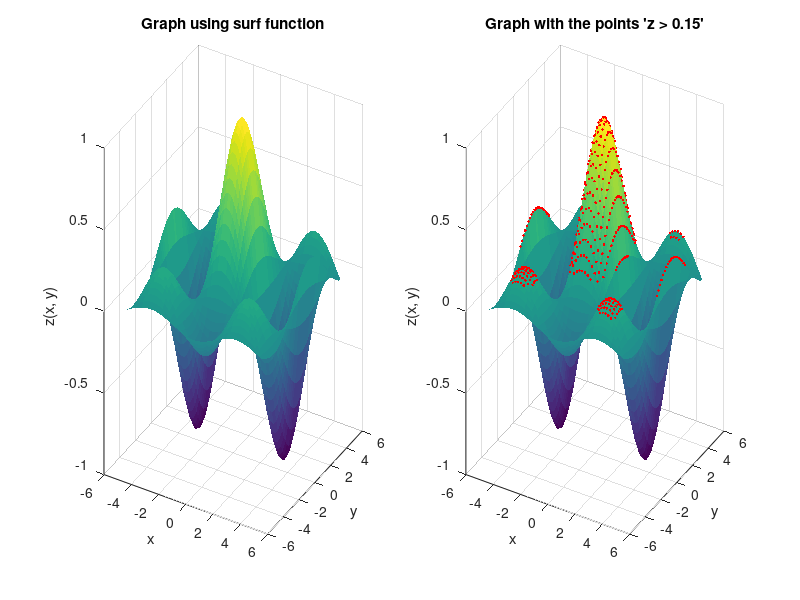

Source code (MATLAB):
fprintf("[ Prob 2 ]\n");


% 문제 1 코드
clear; clc; close all;

% x, y 범위 설정
x = -5:0.2:5; 
y = -5:0.2:5;

% NaN 값 피하기 (y = 1일 때)
y(y == 1) = 1 + eps;

% Meshgrid 생성
[X, Y] = meshgrid(x, y);

% 함수 정의
Z = (cos(X) .* sin(Y - 1)) ./ (Y - 1);

% subplot(1, 2, 1): surf 그래프 그리기
subplot(1, 2, 1);
surf(X, Y, Z, 'EdgeColor', 'none');
title('Graph using surf function');
xlabel('x'); ylabel('y'); zlabel('z(x, y)');
view([30 20]);
grid on;

% subplot(1, 2, 2): 특정 조건 만족하는 점 그리기
subplot(1, 2, 2);
surf(X, Y, Z, 'EdgeColor', 'none');
hold on;
condition = Z > 0.15;
plot3(X(condition), Y(condition), Z(condition), 'r.');
title("Graph with the points 'z > 0.15'");
xlabel('x'); ylabel('y'); zlabel('z(x, y)');
view([30 20]);
grid on;



%% %%%%%%%%%%%%%%%%

% 문제 2 코드
clear; clc; close all;

n = 500;
x = rand(1, n); y = rand(1, n);


for i = 1:n
    if  ((x(i)-0.5)^2 + (y(i)-0.5)^2 < 0.25^2) & (y(i) < 0.4*x(i) + 0.2)
        plot(x(i), y(i), 'ro');
        hold on
    else
        plot(x(i), y(i), 'b.');
        hold on
    end
end


% 
% % 변수 설정
% n = 500;  % 생성할 임의의 점 개수
% x = rand(1, n);  % 0~1 사이의 임의의 x 좌표 생성
% y = rand(1, n);  % 0~1 사이의 임의의 y 좌표 생성
% 
% % 부등식 정의
% condition1 = (x - 0.5).^2 + (y - 0.5).^2 <= 0.25^2;  % 원의 내부 영역
% condition2 = y >= 0.4 * x + 0.2;  % 직선의 위쪽 영역
% 
% % 두 조건 모두 만족하는 영역
% inside_points = condition1 & condition2;
% 
% % 그래프 그리기
% figure;
% hold on;
% plot(x(~inside_points), y(~inside_points), 'b.');  % 외부 영역 점 (파란색)
% plot(x(inside_points), y(inside_points), 'ro');  % 내부 영역 점 (빨간색)
% legend('Outside Region', 'Inside Region');
% xlabel('x'); ylabel('y');
% title('Scatter Plot with Region Classification');
% set(gca, 'DataAspectRatio', [1 1 1]);  % 축 비율 고정
% grid on;
% 
% % 조건을 만족하는 점의 개수 출력
% disp(['Number of points satisfying the conditions: ', num2str(sum(inside_points))]);
% 
